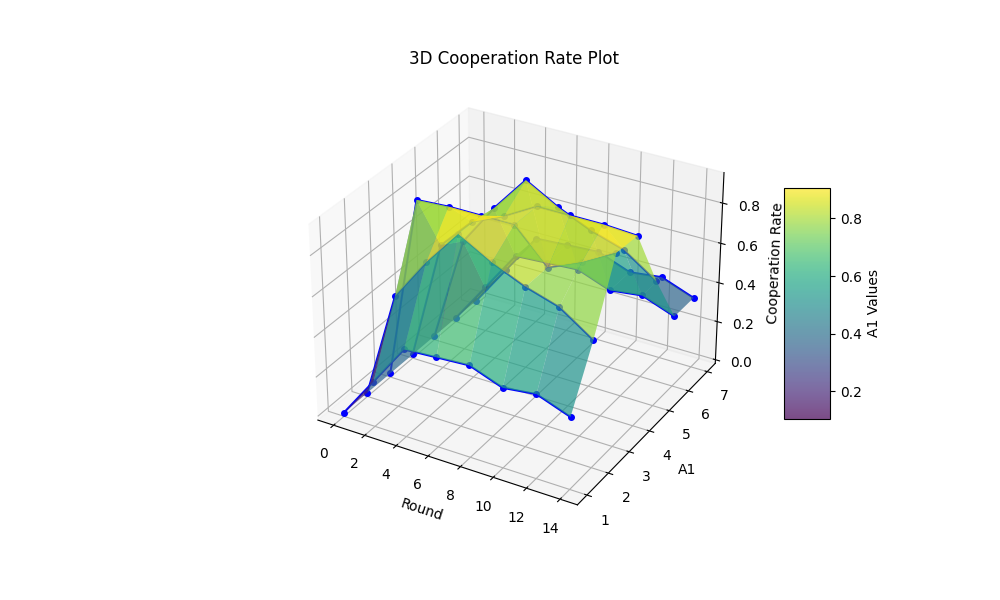

This figure's Python source:
import numpy as np
import matplotlib.pyplot as plt
from mpl_toolkits.mplot3d import Axes3D

# Define data points (you may adjust these based on your specific values)
rounds = np.array([0, 2, 4, 6, 8, 10, 12, 14])
a1_values = np.array([1, 2, 3, 4, 5, 6, 7])

# Cooperation rate values matrix
cooperation_rates = np.array([
    [0.0, 0.21, 0.42, 0.43, 0.44, 0.38, 0.40, 0.34],
    [0.0, 0.54, 0.75, 0.93, 0.84, 0.77, 0.72, 0.61],
    [0.0, 0.92, 0.93, 0.93, 0.93, 0.77, 0.84, 0.93],
    [0.0, 0.61, 0.77, 0.84, 0.93, 0.93, 0.93, 0.92],
    [0.0, 0.54, 0.75, 0.93, 0.84, 0.77, 0.72, 0.61],
    [0.0, 0.21, 0.42, 0.43, 0.44, 0.38, 0.40, 0.34],
    [0.0, 0.21, 0.42, 0.43, 0.44, 0.38, 0.40, 0.34]
])

# Create meshgrid for plotting
X, Y = np.meshgrid(rounds, a1_values)

# Plotting
fig = plt.figure(figsize=(10, 6))
ax = fig.add_subplot(111, projection='3d')

# Plot the surface
surf = ax.plot_surface(X, Y, cooperation_rates, cmap='viridis', alpha=0.7)

# Plot contour and lines
for i in range(len(a1_values)):
    ax.plot(rounds, [a1_values[i]]*len(rounds), cooperation_rates[i], color='blue', marker='o', markersize=4)

# Add color bar
cbar = fig.colorbar(surf, ax=ax, shrink=0.5, aspect=5)
cbar.set_label('A1 Values')

# Labels and title
ax.set_xlabel('Round')
ax.set_ylabel('A1')
ax.set_zlabel('Cooperation Rate')
ax.set_title('3D Cooperation Rate Plot')
plt.savefig('plot.png')
plt.show()
